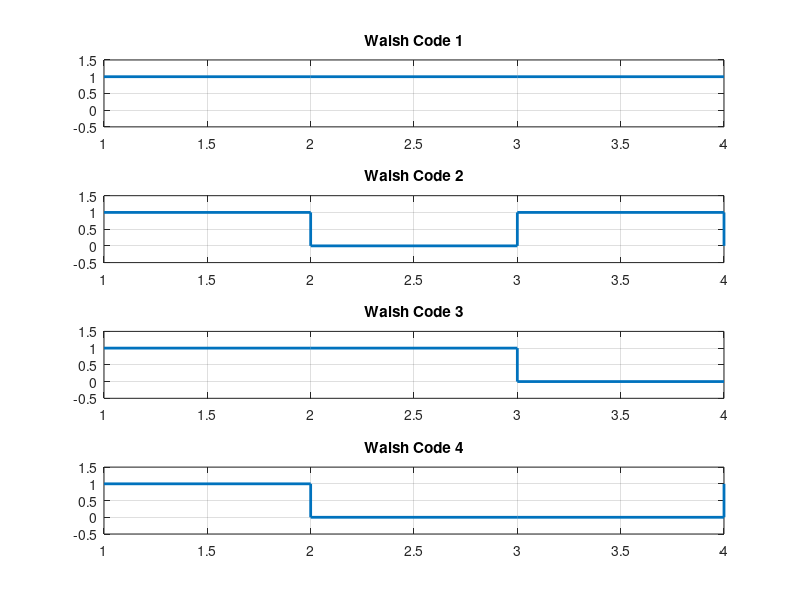

The MATLAB script that drew this image:
% Experiment 5: Generate Walsh Code using Hadamard Matrix

clc;
clear;
close all;

% Order of Hadamard matrix
N = 4;

% Generate Hadamard matrix
H = hadamard(N);

% Display Hadamard matrix
disp('Hadamard Matrix:');
disp(H);

% Convert -1 values into 0 for binary Walsh codes
Walsh = (H + 1) / 2;

% Display Walsh codes
disp('Walsh Codes:');
disp(Walsh);

% Plot Walsh codes
figure;

for i = 1:N
    subplot(N,1,i);
    stairs(Walsh(i,:), 'LineWidth', 2);
    ylim([-0.5 1.5]);
    title(['Walsh Code ', num2str(i)]);
    grid on;
end
